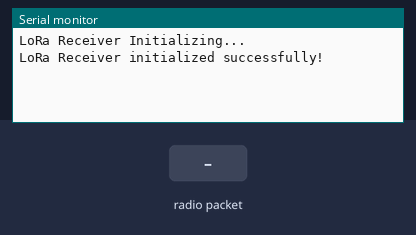
Bench run of a sketch on a simulated Arduino Uno, built with avr-gcc and run on an emulated ATmega328P. On the bench: the last lines printed to the serial monitor. The inputs (shaded band) are chosen by the test bench. No radio packets arrive unless stated.

Above: at 1.2 s.
1.3 s: radio packet "1" arrives
At 2.5 s:
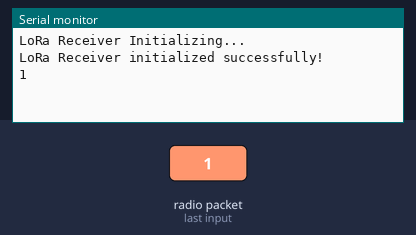
2.8 s: radio packet "0" arrives
At 3.8 s:
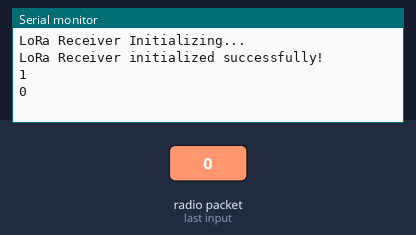
4.3 s: radio packet "2" arrives
At 4.9 s:
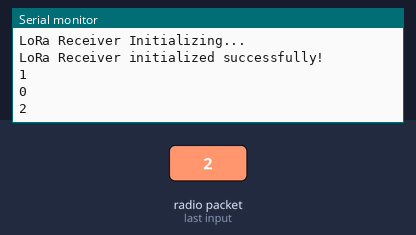

The sketch:

LORA01_RECEIVEDATA.ino
```cpp
#include <SPI.h>
#include <LoRa.h>
#include <ArduinoJson.h>

// LoRa pins for Arduino Uno
#define LORA_SS 10
#define LORA_RST 9
#define LORA_DIO0 2

void setup() {
  Serial.begin(9600);
  while (!Serial);

  // Reset LoRa module
  pinMode(LORA_RST, OUTPUT);
  digitalWrite(LORA_RST, LOW);
  delay(10);
  digitalWrite(LORA_RST, HIGH);
  delay(10);

  // Initialize SPI
  SPI.begin();

  // Set SS pin as output
  pinMode(LORA_SS, OUTPUT);
  digitalWrite(LORA_SS, HIGH);

  // Initialize LoRa
  LoRa.setPins(LORA_SS, LORA_RST, LORA_DIO0);
  Serial.println("LoRa Receiver Initializing...");

  while (!LoRa.begin(433E6)) {
    Serial.println("LoRa init failed. Retrying...");
    delay(1000);
  }

  // Match transmitter settings
  LoRa.setSpreadingFactor(8);
  LoRa.setSignalBandwidth(125E3);
  LoRa.setCodingRate4(8);
  LoRa.enableCrc();

  Serial.println("LoRa Receiver initialized successfully!");
}

void loop() {
  // Check if there's any incoming packet
  int packetSize = LoRa.parsePacket();

  if (packetSize) {
    String receivedData = "";

    // Read the packet
    while (LoRa.available()) {
      receivedData += (char)LoRa.read();
    }

    // Print raw data
    Serial.println(receivedData);
    delay(1000);
  }
}
```

Measured:
- after the input at 1.3 s, the serial monitor: prints a new line at once (image 1)
- after the input at 2.8 s, the serial monitor: prints a new line at once (image 2)
- after the input at 4.3 s, the serial monitor: prints a new line at once (image 3)
